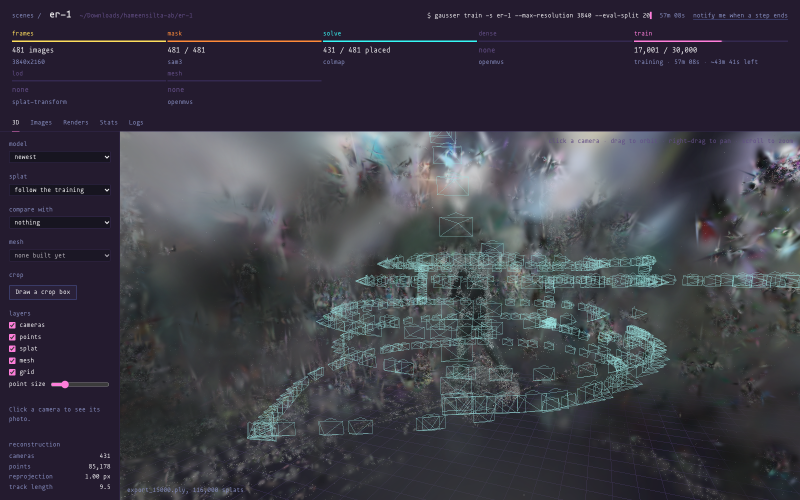
#> input picture monitor-3d-training.png, 1600 x 1000 px (shown at 1/2 size)
$ python -i monitor.py   (imports and definitions only)
#> lines starting #> are read from the running program, lines starting #| are printed output that depends on the picture
"""`gausser monitor`: a read-only web page of every scene, live while a command runs and a viewer afterwards.

One monitor (port 8737) serves all scenes in the index (`scene.index_path()`). It reads the
scenes' files and never takes a scene lock. The page itself is a React app built
from web/ into src/gausser/web/ (scripts/install-macos.sh builds it).
"""

from __future__ import annotations

import io
import json
import mimetypes
import os
import re
import shutil
import subprocess
import sys
import threading
import time
import webbrowser
from collections import OrderedDict
from concurrent.futures import ThreadPoolExecutor
from http.server import SimpleHTTPRequestHandler, ThreadingHTTPServer
from pathlib import Path
from typing import Any
from urllib.parse import parse_qs, quote, urlsplit

from . import colmap_model, geo, orbit, pano, ply, steps as pipeline
from .scene import GEO_FILE, GausserError, Scene, count_pngs, index, index_path, is_image, mtime, registered_images, scene_folder, scene_name

WEB = Path(__file__).with_name("web")
WEB_HINT = "cd web && npm ci && npm run build (in the gausser repository), or rerun scripts/install-macos.sh"
PORT = 8737  # one monitor serves every scene, so its address stays the same
IDLE_SECONDS = 600  # a spawned monitor quits after this long without a page polling it and nothing running
MAX_POINTS = 200_000
CACHE_BYTES = 512 << 20  # thumbnails and model JSON kept in memory; the oldest go when this is exceeded
# Parameter counts of COLMAP camera models by model id, and the index of fy (else fy = fx).


# Terminal control sequences: CSI (colours, cursor moves), OSC/APC/DCS strings (titles, kitty graphics), others.
ANSI = re.compile(rb"\x1b\[[0-?]*[ -/]*[@-~]|\x1b[\]_P^][^\x07\x1b]*(?:\x07|\x1b\\)|\x1b[@-Z\\-_]")


# [21 lines left out: functions clean, _alive, _read_json, not called in this run]


_genuine: dict[tuple[int, float], bool] = {}


# [43 lines left out: functions _running, holder, history, not called in this run]


def _rel(scene: Scene, path: Path) -> str:
    return str(path.relative_to(scene.root))


def _newest(paths: list[Path]) -> Path | None:
    return max(paths, key=mtime, default=None)


# [229 lines left out: functions live, _export, state, read_model, geo_model, image_stats and 4 more, not called in this run]


def looks_like_scene(scene: Scene) -> bool:
    """A folder gausser has worked on, or laid out as a scene; not any folder that holds photos."""
    return any(p.exists() for p in (scene.images, scene.panos, scene.root / ".gausser")) or str(scene.root) in known_scenes()


class Monitor:
    """Serves every scene in the index; each request names its scene folder."""

    def __init__(self) -> None:
        self.last_request = time.time()
        self.cache: OrderedDict[Any, Any] = OrderedDict()  # least recently used first
        self.cache_bytes = 0
        self.cache_lock = threading.Lock()
        self.pool = ThreadPoolExecutor(8)

    # [39 lines left out: functions cached, scene, model, geo, not called in this run]

    def images(self, scene: Scene) -> list[dict[str, Any]]:
        files = scene.image_files()
        panos = {p.stem: _rel(scene, p) for p in scene.panos.iterdir() if is_image(p)} if scene.is_pano() else {}

        # [11 lines left out: function one, not called in this run]

        return list(self.pool.map(one, files))

    # [41 lines left out: functions evals, path, log, not called in this run]


def _weight(value: Any) -> int:
    return len(value) if isinstance(value, bytes) else 1024  # image stats and PSNR values are small dicts


# [86 lines left out: function make_handler, not called in this run]


def _info_path() -> Path:
    return index_path().with_name("monitor.json")


# [4 lines left out: function running_monitor, not called in this run]


def scene_url(base: str, scene: Scene | None) -> str:
    return base + (f"?scene={quote(str(scene.root))}" if scene else "")


# [75 lines left out: functions register, monitor, spawn, not called in this run]

>>> import cv2
>>> picture = cv2.imread('../../monitor-3d-training.png', cv2.IMREAD_GRAYSCALE)
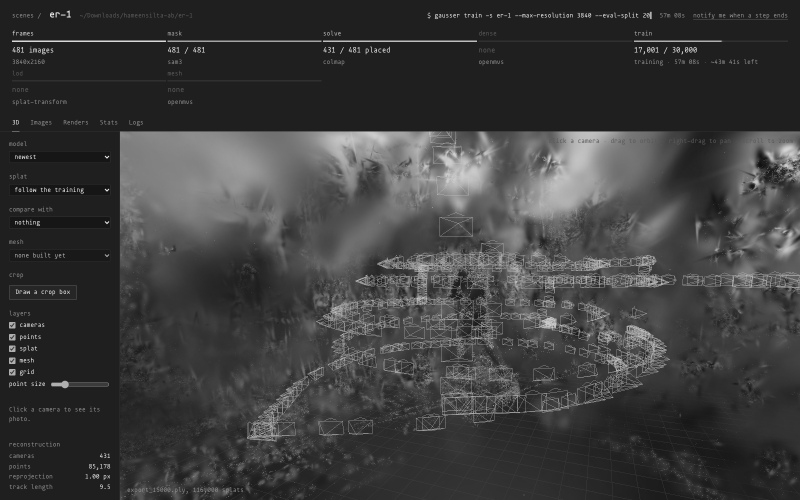
#> picture: shape (1000, 1600) (shown at 1/2 size); min 3, max 239, mean 61.2
#> (the run stopped early here; a loop or call above may not have finished)
